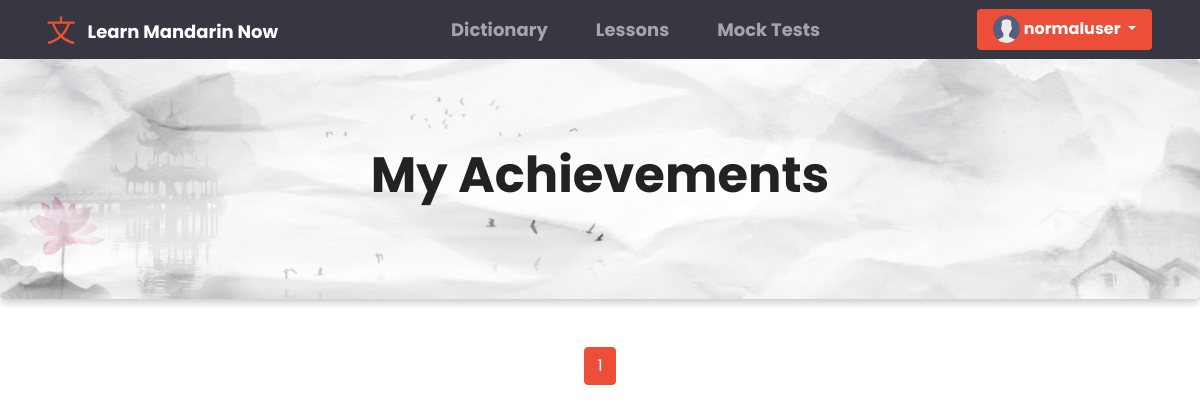
The app's page /my-achievements/ (signed in), older data.
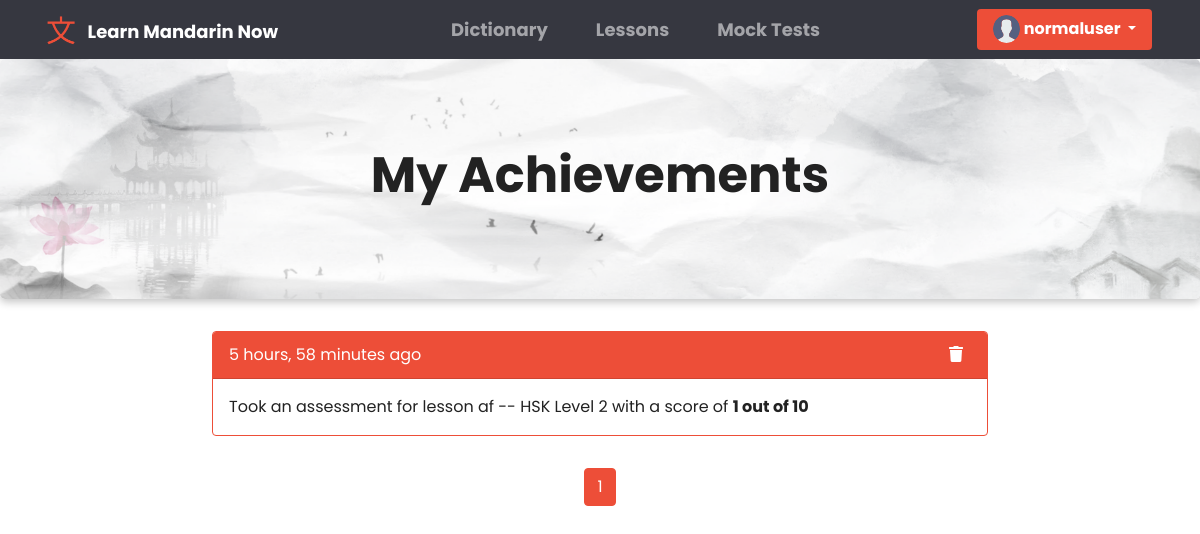
The same page, newer data.
### base/models.py (models this page shows, shortened)
class Result(models.Model):
    quiz = models.ForeignKey(Quiz, on_delete=models.CASCADE)
    user = models.ForeignKey(User, on_delete=models.CASCADE)
    score = models.IntegerField()
    updated = models.DateTimeField(auto_now=True)
    created = models.DateTimeField(auto_now_add=True)
    class Meta:
        ordering = ['-score']

class Quiz(models.Model):
    lesson = models.OneToOneField(Lesson, on_delete=models.CASCADE)
    title = models.CharField(max_length=120, null=True, blank=True)
    description = models.TextField(null=True, blank=True)
    questions = models.TextField(null=True, blank=True)
    time = models.IntegerField(help_text="duration of the quiz in minutes", default=0)
    passingScore = models.IntegerField(help_text="required score in %", default=0)
    updated = models.DateTimeField(auto_now=True)
    created = models.DateTimeField(auto_now_add=True)
    class Meta:
        verbose_name_plural = 'Quizzes'
        ordering = ['-updated', '-created']

class Lesson(models.Model):
    title = models.CharField(max_length=200, null=True)
    description = models.TextField(null=True, blank=True)
    hsklevel = models.ForeignKey(HskLevel, on_delete=models.SET_NULL, null=True, verbose_name = "HSK Level")
    content = models.TextField(null=True, blank=True)
    is_publish = models.BooleanField(default=False, verbose_name="Publish")
    updated = models.DateTimeField(auto_now=True)
    created = models.DateTimeField(auto_now_add=True)
    def __str__(self):
        return f"{self.title} -- {self.hsklevel}"
    class Meta:
        ordering = ['-updated', '-created']

class HskLevel(models.Model):
    level = models.CharField(max_length=200)
    def __str__(self):
        return self.level
    class Meta:
        ordering = ['level']

### base/views.py (the view)
# urls.py: path('my-achievements/', views.MyAchievements, name = 'my-achievements'),
@login_required(login_url='anonymous')
def MyAchievements(request):
    user = User.objects.get(id=request.user.id)
    result = user.result_set.all()
    p = Paginator(result, 4)
    page = request.GET.get('page')
    result = p.get_page(page)
    context = {
            'results' : result,
    }
    return render(request, 'my_achievements.html', context)

### templates/my_achievements.html (shortened to what this page needs)
{% extends 'main.html' %}
{% block content %}
{% load static %}
<link rel="stylesheet" href="{% static 'css/dictionary.css' %}" />
<link rel="stylesheet" href="{% static 'css/table.css' %}" />
<div class="container-fluid">
    <div class="row" id="dictionary_header">
        <h1 class="text-center" id="head_Text">My Achievements</h1>
      </div>
    <div class="row justify-content-center">
        <div class="col col-lg-8">
            {% for result in results %}
            <div class="card border-primary mb-3">
                <div class="card-header card_head_def" id="card_subhead">
                  {{result.created|timesince}} ago
                  <div style="float: right">
                    <a href="{% url 'delete-achievement' result.id %}"
                      ><i class="fas fa-trash mx-2 sub_headIcon"></i
                    ></a>
                  </div>
                </div>
                <div class="card-body">
                Took an assessment for lesson {{result.quiz.lesson}} with a score of
                <strong>{{ result.score }} out of 10</strong>
                </div>
              </div>
            {% endfor %}
        </div>
    </div>
    <div class="row justify-content-center">
        <div class="col col-lg-6">
            <ul class="pagination justify-content-center">
              <div class="pagination px-3 py-3">
                {% for i in results.paginator.page_range %}
                {% if results.number == i %}
                <li class="page-item active"><a class="page-link" href="?page={{i}}">{{i}}</a></li>
                {% elif i > results.number|add:'-3' and i < results.number|add:'3' %}
                <li class="page-item"><a class="page-link" href="?page={{i}}">{{i}}</a></li>
                {% endif %}
                {% endfor %}
            </ul>
        </div>
      </div>
</div>
{% endblock content %}

Row changes from the older to the newer data that the page shows:
added Result: created "5 hours, 58 minutes", quiz.lesson "af -- HSK Level 2", score "1"
